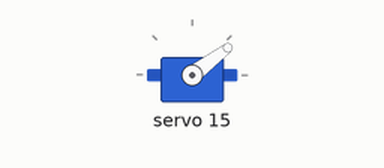
A sketch run on a simulated Arduino Uno, built with avr-gcc and run on an emulated ATmega328P. Parts: servo.

Above: at 0.05 s.
Timing chart, 0 to 4.6 s (numbered marks = the images above):
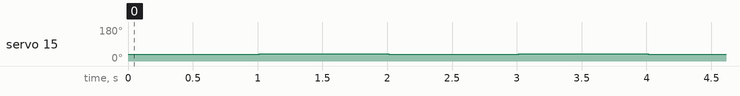

The sketch:

servo_calibrator.ino
```cpp
#include "Wire.h"
#include "Adafruit_PWMServoDriver.h"

// change these values and reupload
#define SERVOMIN 190 // 470, 150
#define SERVOMAX 191
#define SERVO_NUM 3

Adafruit_PWMServoDriver pwm = Adafruit_PWMServoDriver(0x47);

void setup() {
  Serial.begin(9600);
  pwm.begin();
  pwm.setOscillatorFrequency(27000000);
  pwm.setPWMFreq(50);
  delay(10);
}

void loop() {
  for (uint16_t pulselen = SERVOMIN; pulselen < SERVOMAX; pulselen++) {
    pwm.setPWM(SERVO_NUM, 0, pulselen);
    //delay(1);
  }
  delay(1000);

  for (uint16_t pulselen = SERVOMAX; pulselen > SERVOMIN; pulselen--) {
    pwm.setPWM(SERVO_NUM, 0, pulselen);
    //delay(1);
  }
  delay(1000);
}
```

Measured:
- by itself, servo 15: alternates 38° for 1.0 s and 37° for 1.0 s
